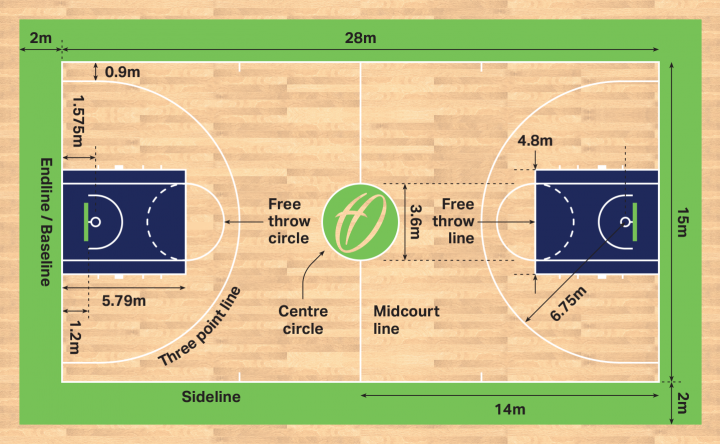
#> input picture scouting-service/images/basketball-court-dimensions.png, 720 x 444 px; its folder holds only this picture in this run
$ python -i adaptive_tuner.py   (imports and definitions only)   (older library calls are emulated)
#> lines starting #> are read from the running program, lines starting #| are printed output that depends on the picture
"""
Adaptive Parameter Tuning for Basketball Court Detection - Phase 4

This module implements comprehensive adaptive parameter tuning based on image characteristics,
lighting conditions, and camera angles to optimize court detection performance.

Author: Basketball Analytics Application
Phase: 4 - Adaptive Parameter Tuning
"""

import logging
import numpy as np
import cv2
from typing import Dict, Tuple, Optional, Any
from dataclasses import dataclass
from enum import Enum
import time

logger = logging.getLogger(__name__)

class CourtType(Enum):
    """Basketball court type classification."""
    INDOOR = "indoor"
    OUTDOOR = "outdoor"
    UNKNOWN = "unknown"

class LightingCondition(Enum):
    """Lighting condition classification."""
    EXCELLENT = "excellent"
    GOOD = "good"
    FAIR = "fair"
    POOR = "poor"
    VERY_POOR = "very_poor"

@dataclass
class ImageCharacteristics:
    """Container for analyzed image characteristics."""
    lighting_level: float  # 0.0 - 1.0
    contrast_level: float  # 0.0 - 1.0
    noise_level: float     # 0.0 - 1.0
    edge_density: float    # 0.0 - 1.0
    brightness: float      # 0.0 - 1.0
    sharpness: float       # 0.0 - 1.0
    court_type: CourtType
    lighting_condition: LightingCondition
    camera_angle: float    # Estimated angle in degrees
    perspective_distortion: float  # 0.0 - 1.0

@dataclass
class AdaptiveParameters:
    """Container for adaptive detection parameters."""
    # Canny edge detection
    canny_low_threshold: int
    canny_high_threshold: int
    canny_aperture_size: int

    # Hough transform
    hough_threshold: int
    hough_min_line_length: int
    hough_max_line_gap: int
    hough_rho: float
    hough_theta: float

    # Corner detection
    corner_quality_level: float
    corner_min_distance: float
    corner_block_size: int
    corner_k: float

    # FAST corner detection
    fast_threshold: int
    fast_nonmax_suppression: bool

    # Morphological operations
    morph_kernel_size: int
    morph_iterations: int

    # Gaussian blur
    gaussian_kernel_size: int
    gaussian_sigma: float

class AdaptiveParameterTuner:
    """
    Adaptive parameter tuning system for basketball court detection.

    This class analyzes image characteristics and automatically adjusts
    detection parameters to optimize performance across different conditions.
    """

    def __init__(self, config: Optional[Dict[str, Any]] = None):
        """
        Initialize the adaptive parameter tuner.

        Args:
            config: Configuration dictionary with tuning parameters
        """
        self.config = config or {}

        # Base parameters (fallback values)
        self.base_params = AdaptiveParameters(
            canny_low_threshold=50,
            canny_high_threshold=150,
            canny_aperture_size=3,
            hough_threshold=80,
            hough_min_line_length=50,
            hough_max_line_gap=10,
            hough_rho=1.0,
            hough_theta=np.pi / 180,
            corner_quality_level=0.01,
            corner_min_distance=10.0,
            corner_block_size=3,
            corner_k=0.04,
            fast_threshold=10,
            fast_nonmax_suppression=True,
            morph_kernel_size=3,
            morph_iterations=1,
            gaussian_kernel_size=5,
            gaussian_sigma=1.0
        )

        # Adaptation history for learning
        self.adaptation_history = []
        self.max_history_size = self.config.get('max_history_size', 100)

        # Performance tracking
        self.performance_stats = {
            'total_adaptations': 0,
            'successful_adaptations': 0,
            'adaptation_time_ms': []
        }

        logger.info("AdaptiveParameterTuner initialized successfully")

    def analyze_image_characteristics(self, frame: np.ndarray) -> ImageCharacteristics:
        """
        Comprehensive analysis of image characteristics for parameter adaptation.

        Args:
            frame: Input video frame (BGR format)

        Returns:
            ImageCharacteristics object with analyzed metrics
        """
        try:
            start_time = time.time()

            # Convert to grayscale for analysis
            if len(frame.shape) == 3:
                gray = cv2.cvtColor(frame, cv2.COLOR_BGR2GRAY)
            else:
                gray = frame

            height, width = gray.shape

            # 1. Lighting level analysis (histogram-based)
            lighting_level = self._analyze_lighting_level(gray)

            # 2. Contrast level analysis
            contrast_level = self._analyze_contrast_level(gray)

            # 3. Noise level analysis
            noise_level = self._analyze_noise_level(gray)

            # 4. Edge density analysis
            edge_density = self._analyze_edge_density(gray)

            # 5. Brightness analysis
            brightness = self._analyze_brightness(gray)

            # 6. Sharpness analysis
            sharpness = self._analyze_sharpness(gray)

            # 7. Court type classification
            court_type = self._classify_court_type(frame, gray)

            # 8. Lighting condition classification
            lighting_condition = self._classify_lighting_condition(lighting_level, contrast_level)

            # 9. Camera angle estimation
            camera_angle = self._estimate_camera_angle(gray)

            # 10. Perspective distortion analysis
            perspective_distortion = self._analyze_perspective_distortion(gray)

            characteristics = ImageCharacteristics(
                lighting_level=lighting_level,
                contrast_level=contrast_level,
                noise_level=noise_level,
                edge_density=edge_density,
                brightness=brightness,
                sharpness=sharpness,
                court_type=court_type,
                lighting_condition=lighting_condition,
                camera_angle=camera_angle,
                perspective_distortion=perspective_distortion
            )

            analysis_time = (time.time() - start_time) * 1000
            logger.debug(f"Image analysis completed in {analysis_time:.2f}ms")

            return characteristics

        except Exception as e:
            logger.error(f"Error analyzing image characteristics: {str(e)}")
            # Return default characteristics on error
            return ImageCharacteristics(
                lighting_level=0.5, contrast_level=0.5, noise_level=0.5,
                edge_density=0.5, brightness=0.5, sharpness=0.5,
                court_type=CourtType.UNKNOWN,
                lighting_condition=LightingCondition.FAIR,
                camera_angle=0.0, perspective_distortion=0.5
            )

    # [46 lines left out: function adapt_parameters, not called in this run]

    def _analyze_lighting_level(self, gray: np.ndarray) -> float:
        """Analyze lighting level using histogram analysis."""
        try:
            # Calculate histogram
            hist = cv2.calcHist([gray], [0], None, [256], [0, 256])
            hist = hist.flatten() / hist.sum()  # Normalize

            # Calculate weighted average brightness
            brightness_weights = np.arange(256)
            weighted_brightness = np.sum(hist * brightness_weights) / 255.0

            # Analyze distribution characteristics
            # Good lighting has balanced distribution
            # Poor lighting is skewed to dark or bright
            dark_pixels = np.sum(hist[:64])  # Very dark pixels
            bright_pixels = np.sum(hist[192:])  # Very bright pixels
            mid_pixels = np.sum(hist[64:192])  # Mid-tone pixels

            # Lighting quality based on distribution balance
            if mid_pixels > 0.6 and dark_pixels < 0.3 and bright_pixels < 0.3:
                lighting_quality = 0.8 + (mid_pixels - 0.6) * 0.5
            elif dark_pixels > 0.7:  # Too dark
                lighting_quality = 0.3 - (dark_pixels - 0.7) * 0.5
            elif bright_pixels > 0.7:  # Too bright
                lighting_quality = 0.3 - (bright_pixels - 0.7) * 0.5
            else:
                lighting_quality = 0.5

            return np.clip(lighting_quality, 0.0, 1.0)

        except Exception as e:
            logger.error(f"Error analyzing lighting level: {str(e)}")
            return 0.5

    def _analyze_contrast_level(self, gray: np.ndarray) -> float:
        """Analyze contrast level using standard deviation."""
        try:
            # Standard deviation as contrast measure
            std_dev = np.std(gray.astype(np.float32))

            # Normalize to 0-1 range (typical std range is 0-128)
            contrast_level = std_dev / 128.0

            # Also consider local contrast using Laplacian variance
            laplacian = cv2.Laplacian(gray, cv2.CV_64F)
            laplacian_var = laplacian.var()

            # Normalize Laplacian variance (typical range 0-10000)
            local_contrast = np.clip(laplacian_var / 10000.0, 0.0, 1.0)

            # Combine global and local contrast
            combined_contrast = 0.7 * contrast_level + 0.3 * local_contrast

            return np.clip(combined_contrast, 0.0, 1.0)

        except Exception as e:
            logger.error(f"Error analyzing contrast level: {str(e)}")
            return 0.5

    def _analyze_noise_level(self, gray: np.ndarray) -> float:
        """Analyze noise level using high-frequency content."""
        try:
            # Apply Gaussian blur and calculate difference
            blurred = cv2.GaussianBlur(gray, (5, 5), 1.0)
            noise_map = cv2.absdiff(gray, blurred)

            # Calculate noise level as mean of high-frequency content
            noise_level = np.mean(noise_map) / 255.0

            # Also analyze using gradient magnitude
            grad_x = cv2.Sobel(gray, cv2.CV_64F, 1, 0, ksize=3)
            grad_y = cv2.Sobel(gray, cv2.CV_64F, 0, 1, ksize=3)
            gradient_magnitude = np.sqrt(grad_x**2 + grad_y**2)

            # High gradient variance indicates noise
            gradient_noise = np.std(gradient_magnitude) / 1000.0

            # Combine noise measures
            combined_noise = 0.6 * noise_level + 0.4 * gradient_noise

            return np.clip(combined_noise, 0.0, 1.0)

        except Exception as e:
            logger.error(f"Error analyzing noise level: {str(e)}")
            return 0.3

    def _analyze_edge_density(self, gray: np.ndarray) -> float:
        """Analyze edge density using Canny edge detection."""
        try:
            # Apply Canny edge detection with moderate parameters
            edges = cv2.Canny(gray, 50, 150, apertureSize=3)

            # Calculate edge density
            edge_pixels = np.sum(edges > 0)
            total_pixels = edges.size
            edge_density = edge_pixels / total_pixels

            return np.clip(edge_density, 0.0, 1.0)

        except Exception as e:
            logger.error(f"Error analyzing edge density: {str(e)}")
            return 0.5

    def _analyze_brightness(self, gray: np.ndarray) -> float:
        """Analyze overall brightness level."""
        try:
            # Calculate mean brightness
            brightness = np.mean(gray) / 255.0
            return np.clip(brightness, 0.0, 1.0)

        except Exception as e:
            logger.error(f"Error analyzing brightness: {str(e)}")
            return 0.5

    def _analyze_sharpness(self, gray: np.ndarray) -> float:
        """Analyze image sharpness using Laplacian variance."""
        try:
            # Calculate Laplacian variance as sharpness measure
            laplacian = cv2.Laplacian(gray, cv2.CV_64F)
            sharpness = laplacian.var()

            # Normalize to 0-1 range (typical range 0-5000)
            normalized_sharpness = np.clip(sharpness / 5000.0, 0.0, 1.0)

            return normalized_sharpness

        except Exception as e:
            logger.error(f"Error analyzing sharpness: {str(e)}")
            return 0.5

    def _classify_court_type(self, frame: np.ndarray, gray: np.ndarray) -> CourtType:
        """Classify court type (indoor/outdoor) based on visual characteristics."""
        try:
            # Analyze color characteristics for indoor/outdoor classification
            if len(frame.shape) == 3:
                # Convert to HSV for better color analysis
                hsv = cv2.cvtColor(frame, cv2.COLOR_BGR2HSV)

                # Analyze saturation - outdoor courts typically have more varied colors
                saturation = hsv[:, :, 1]
                avg_saturation = np.mean(saturation) / 255.0

                # Analyze value (brightness) variation
                value = hsv[:, :, 2]
                brightness_variation = np.std(value) / 255.0

                # Outdoor courts typically have:
                # - Higher saturation variation (sky, trees, etc.)
                # - Higher brightness variation (shadows, sunlight)
                if avg_saturation > 0.3 and brightness_variation > 0.2:
                    return CourtType.OUTDOOR
                elif avg_saturation < 0.2 and brightness_variation < 0.15:
                    return CourtType.INDOOR
                else:
                    return CourtType.UNKNOWN
            else:
                # Grayscale analysis - use brightness variation
                brightness_variation = np.std(gray) / 255.0
                if brightness_variation > 0.25:
                    return CourtType.OUTDOOR
                else:
                    return CourtType.INDOOR

        except Exception as e:
            logger.error(f"Error classifying court type: {str(e)}")
            return CourtType.UNKNOWN

    def _classify_lighting_condition(self, lighting_level: float, contrast_level: float) -> LightingCondition:
        """Classify lighting condition based on lighting and contrast levels."""
        try:
            # Combine lighting and contrast for overall assessment
            overall_quality = 0.6 * lighting_level + 0.4 * contrast_level

            if overall_quality >= 0.8:
                return LightingCondition.EXCELLENT
            elif overall_quality >= 0.65:
                return LightingCondition.GOOD
            elif overall_quality >= 0.45:
                return LightingCondition.FAIR
            elif overall_quality >= 0.25:
                return LightingCondition.POOR
            else:
                return LightingCondition.VERY_POOR

        except Exception as e:
            logger.error(f"Error classifying lighting condition: {str(e)}")
            return LightingCondition.FAIR

    def _estimate_camera_angle(self, gray: np.ndarray) -> float:
        """Estimate camera angle based on perspective analysis."""
        try:
            height, width = gray.shape

            # Detect lines to analyze perspective
            edges = cv2.Canny(gray, 50, 150)
            lines = cv2.HoughLinesP(edges, 1, np.pi/180, threshold=50,
                                   minLineLength=width//4, maxLineGap=10)

            if lines is None or len(lines) < 4:
                return 0.0  # Cannot estimate angle

            # Analyze line angles to estimate camera perspective
            angles = []
            for line in lines:
                x1, y1, x2, y2 = line[0]
                angle = np.arctan2(y2 - y1, x2 - x1) * 180 / np.pi
                angles.append(abs(angle))

            # Camera angle estimation based on line angle distribution
            # Overhead view: mostly horizontal/vertical lines (0°, 90°)
            # Angled view: more diagonal lines
            horizontal_lines = sum(1 for angle in angles if angle < 15 or angle > 165)
            vertical_lines = sum(1 for angle in angles if 75 < angle < 105)
            diagonal_lines = len(angles) - horizontal_lines - vertical_lines

            if len(angles) > 0:
                diagonal_ratio = diagonal_lines / len(angles)
                # Estimate angle based on diagonal line ratio
                estimated_angle = diagonal_ratio * 45  # Max 45 degrees
            else:
                estimated_angle = 0.0

            return np.clip(estimated_angle, 0.0, 45.0)

        except Exception as e:
            logger.error(f"Error estimating camera angle: {str(e)}")
            return 0.0

    def _analyze_perspective_distortion(self, gray: np.ndarray) -> float:
        """Analyze perspective distortion level."""
        try:
            height, width = gray.shape

            # Analyze aspect ratio distortion
            # Basketball court should have ~1.88 aspect ratio (94/50 feet)
            frame_aspect_ratio = width / height
            ideal_aspect_ratio = 1.88

            aspect_distortion = abs(frame_aspect_ratio - ideal_aspect_ratio) / ideal_aspect_ratio

            # Analyze corner detection to estimate distortion
            corners = cv2.goodFeaturesToTrack(gray, maxCorners=100, qualityLevel=0.01,
                                            minDistance=10, blockSize=3)

            if corners is not None and len(corners) >= 4:
                # Analyze corner distribution - uniform distribution indicates less distortion
                corner_points = corners.reshape(-1, 2)

                # Calculate distribution variance
                x_variance = np.var(corner_points[:, 0]) / (width**2)
                y_variance = np.var(corner_points[:, 1]) / (height**2)

                distribution_distortion = abs(x_variance - y_variance)
            else:
                distribution_distortion = 0.5

            # Combine distortion measures
            total_distortion = 0.6 * aspect_distortion + 0.4 * distribution_distortion

            return np.clip(total_distortion, 0.0, 1.0)

        except Exception as e:
            logger.error(f"Error analyzing perspective distortion: {str(e)}")
            return 0.5

    # [292 lines left out: functions _adapt_canny_parameters, _adapt_hough_parameters, _adapt_corner_parameters, _adapt_morphological_parameters, _adapt_preprocessing_parameters, _store_adaptation_history and 3 more, not called in this run]

>>> import cv2
>>> picture = cv2.imread('../../../../images/basketball-court-dimensions.png')
#> picture is the input picture: shape (444, 720, 3); mean B, G, R 133.7, 186.9, 191.1
>>> result = AdaptiveParameterTuner().analyze_image_characteristics(picture)
#> in analyze_image_characteristics, `gray = cv2.cvtColor(frame, cv2.COLOR_BGR2GRAY)`:
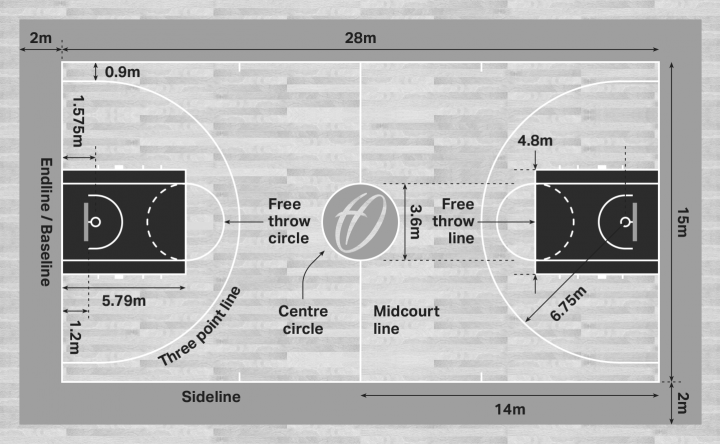
#> gray: shape (444, 720); min 31, max 255, mean 182.1
#> in _analyze_lighting_level, `hist = cv2.calcHist([gray], [0], None, [256], [0, 256])`: hist = 256 values, max 66370 at index 159, min 0 at index 0, mean 1248.8
#> in _analyze_lighting_level, `hist = hist.flatten() / hist.sum()`: hist = 256 values, max 0.208 at index 159, min 0 at index 0, mean 0.00391
#> in _analyze_lighting_level, `weighted_brightness = np.sum(hist * brightness_weights) / 255.0`: weighted_brightness = 0.714
#> in _analyze_lighting_level, `dark_pixels = np.sum(hist[:64])`: dark_pixels = 0.0829
#> in _analyze_lighting_level, `bright_pixels = np.sum(hist[192:])`: bright_pixels = 0.622
#> in _analyze_lighting_level, `mid_pixels = np.sum(hist[64:192])`: mid_pixels = 0.295
#> in analyze_image_characteristics, `lighting_level = self._analyze_lighting_level(gray)`: lighting_level = 0.5
#> in _analyze_contrast_level, `std_dev = np.std(gray.astype(np.float32))`: std_dev = 49.89
#> in _analyze_contrast_level, `contrast_level = std_dev / 128.0`: contrast_level = 0.39
#> in _analyze_contrast_level, `laplacian = cv2.Laplacian(gray, cv2.CV_64F)`:
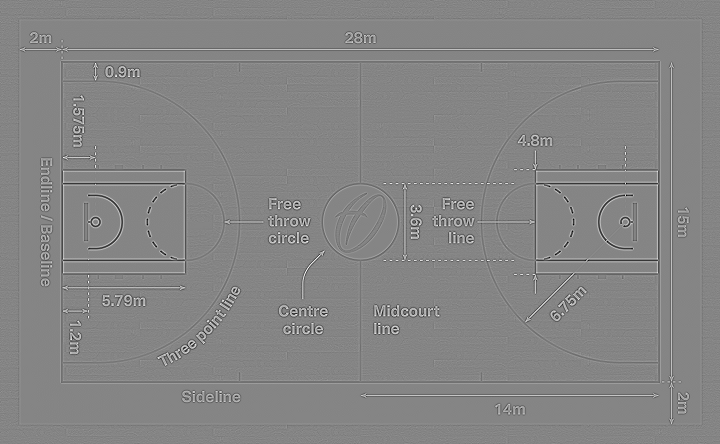
#> laplacian: shape (444, 720) float64; min -432, max 395, mean 0; drawn with min black and max white
#> in _analyze_contrast_level, `laplacian_var = laplacian.var()`: laplacian_var = 1560.8
#> in _analyze_contrast_level, `local_contrast = np.clip(laplacian_var / 10000.0, 0.0, 1.0)`: local_contrast = 0.156
#> in _analyze_contrast_level, `combined_contrast = 0.7 * contrast_level + 0.3 * local_contrast`: combined_contrast = 0.32
#> in _analyze_noise_level, `noise_map = cv2.absdiff(gray, blurred)`:
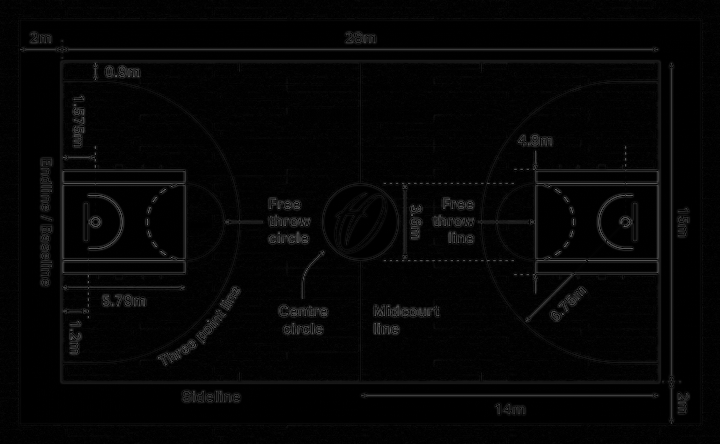
#> noise_map: shape (444, 720); min 0, max 114, mean 5
#> in _analyze_noise_level, `noise_level = np.mean(noise_map) / 255.0`: noise_level = 0.0195
#> in _analyze_noise_level, `grad_x = cv2.Sobel(gray, cv2.CV_64F, 1, 0, ksize=3)`:
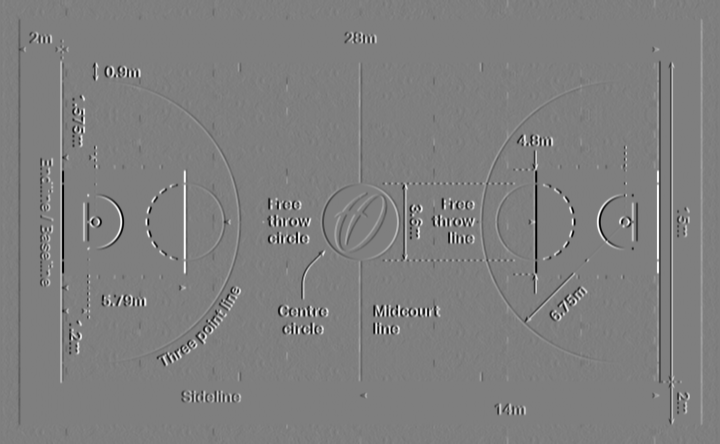
#> grad_x: shape (444, 720) float64; min -845, max 848, mean 0; drawn with min black and max white
#> in _analyze_noise_level, `grad_y = cv2.Sobel(gray, cv2.CV_64F, 0, 1, ksize=3)`:
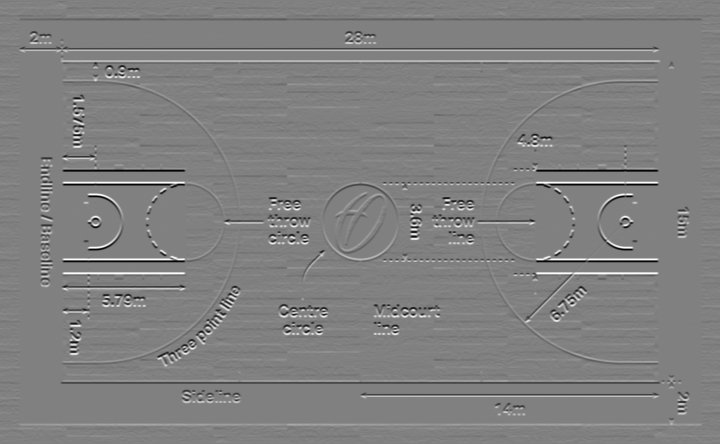
#> grad_y: shape (444, 720) float64; min -865, max 848, mean 0; drawn with min black and max white
#> in _analyze_noise_level, `gradient_magnitude = np.sqrt(grad_x**2 + grad_y**2)`:
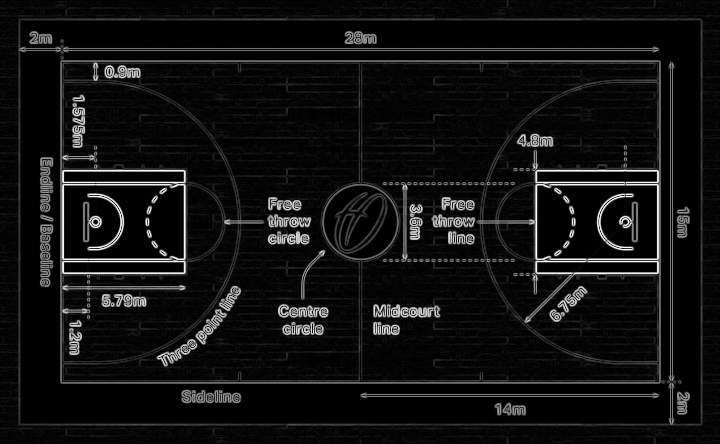
#> gradient_magnitude: shape (444, 720) float64; min 0, max 865, mean 60.1; drawn with min black and max white
#> in _analyze_noise_level, `gradient_noise = np.std(gradient_magnitude) / 1000.0`: gradient_noise = 0.133
#> in _analyze_noise_level, `combined_noise = 0.6 * noise_level + 0.4 * gradient_noise`: combined_noise = 0.0649
#> (the rest of the program and of its run is left out)
